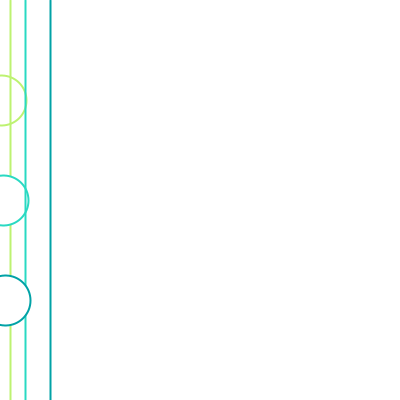
Frame 1 (no input)
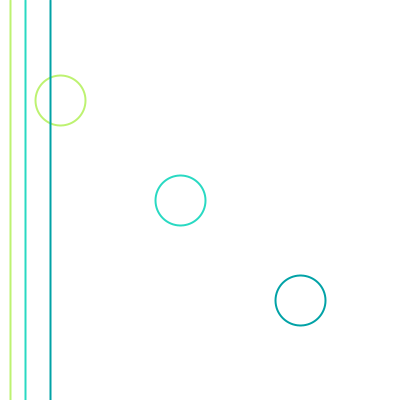
Frame 60 (the mouse pressed at the canvas centre just before this capture)
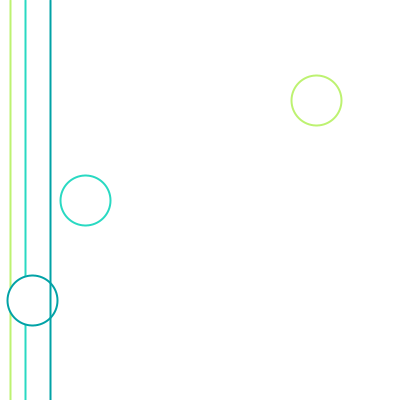
Frame 120 (the mouse held since frame 60 and released just before this capture)

The Processing sketch that drew these frames (run headless with seeded random() and noise(); from frame 60 on, the mouse is pressed at the canvas centre):

// Processing sketch: processing_18918
// ── processing_18918.pde

void setup(){
  size (400, 400);
  background (255);
  smooth();
}

int x = 0;
int y = 0;
int z = 0;





void draw(){
 
 background (255);
 
 

  
  x= x + 1 + (mouseX/10);
  y= y + 3 + (mouseX/30);
  z= z + 5 +(mouseX/50);
  
  
  
  
  strokeWeight(2);
  

  
  
  
  stroke (189, 242, 113);
  ellipse (abs(x), height*.25, 50, 50);
  line (10, 0, 10, height);
  
  
  stroke (41, 217, 194);
  ellipse (abs(y), height*.5, 50, 50);
  line (25, 0, 25, height);
  
  
  stroke (1, 162, 166);
  ellipse (abs(z), height*.75, 50, 50);
  line (50, 0, 50, height);
  
  
  
  if (x>400){
    x = -400;
  }
  
    if (y>400){
    y = -400;
  }

    if (z>400){
    z = -400;
  }
  



println("x = " + x);
println("y = " + y);
println("z = " + z);
println("turbo = " + mouseX);

}

                    
